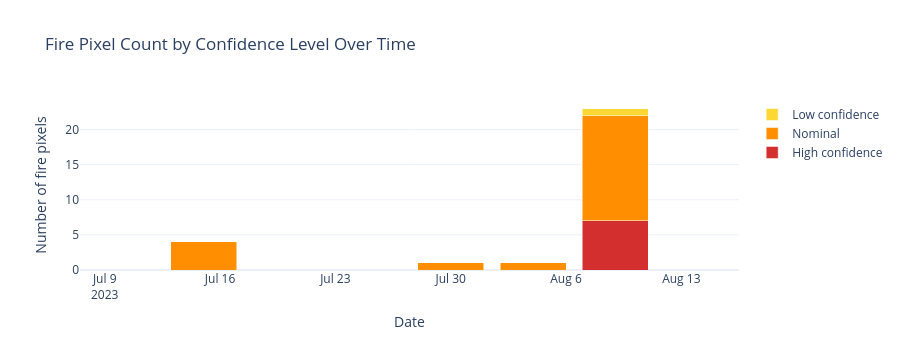

Notebook code for this chart:
### Code cell
# Fire time series — count fire pixels per day by confidence level
if fire_stack.size > 0:
    fire_stats = []
    for i, dt in enumerate(fire_timestamps):
        arr = fire_stack[i]
        fire_stats.append({
            "date": dt,
            "fire_low": int(np.nansum(arr == 7)),
            "fire_nominal": int(np.nansum(arr == 8)),
            "fire_high": int(np.nansum(arr == 9)),
            "total_fire": int(np.nansum((arr >= 7) & (arr <= 9))),
            "cloud": int(np.nansum(arr == 5)),
        })

    import pandas as pd
    df_fire = pd.DataFrame(fire_stats)
    
    fig = go.Figure()
    fig.add_trace(go.Bar(x=df_fire["date"], y=df_fire["fire_high"], name="High confidence", marker_color="#d32f2f"))
    fig.add_trace(go.Bar(x=df_fire["date"], y=df_fire["fire_nominal"], name="Nominal", marker_color="#ff8f00"))
    fig.add_trace(go.Bar(x=df_fire["date"], y=df_fire["fire_low"], name="Low confidence", marker_color="#fdd835"))
    fig.update_layout(
        barmode="stack",
        title="Fire Pixel Count by Confidence Level Over Time",
        xaxis_title="Date", yaxis_title="Number of fire pixels",
        template="plotly_white", height=350,
    )
    fig.show()

### Figure 1 — Plotly figure (JSON) as saved in the notebook; plotly's stock layout.template omitted (floating-point values rounded to 4 significant figures)
{"data": [{"marker": {"color": "#d32f2f"}, "name": "High confidence", "type": "bar", "x": ["2023-07-10", "2023-07-15", "2023-07-20", "2023-07-25", "2023-07-30", "2023-08-04", "2023-08-09", "2023-08-14"], "y": [0, 0, 0, 0, 0, 0, 7, 0]}, {"marker": {"color": "#ff8f00"}, "name": "Nominal", "type": "bar", "x": ["2023-07-10", "2023-07-15", "2023-07-20", "2023-07-25", "2023-07-30", "2023-08-04", "2023-08-09", "2023-08-14"], "y": [0, 4, 0, 0, 1, 1, 15, 0]}, {"marker": {"color": "#fdd835"}, "name": "Low confidence", "type": "bar", "x": ["2023-07-10", "2023-07-15", "2023-07-20", "2023-07-25", "2023-07-30", "2023-08-04", "2023-08-09", "2023-08-14"], "y": [0, 0, 0, 0, 0, 0, 1, 0]}], "layout": {"barmode": "stack", "height": 350, "title": {"text": "Fire Pixel Count by Confidence Level Over Time"}, "xaxis": {"title": {"text": "Date"}}, "yaxis": {"title": {"text": "Number of fire pixels"}}}}
